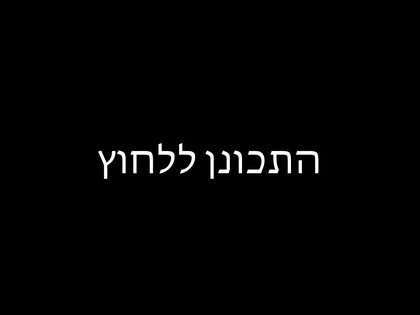
%> input picture Instructions/getready2sqeez_male.jpg, 420 x 315 px, shrunk from 960 x 720 before the run
$ octave load_instruction_images.m   (GNU Octave 9; MATLAB toolbox functions it lacks are replaced by stand-ins)
%> lines starting %> are read from the running program, lines starting %| are printed output that depends on the picture
%%%load_instructions_images
instrct_getready2sqeez_male=imread([pwd '/Instructions/getready2sqeez_male.jpg']);
%> instrct_getready2sqeez_male is the input picture: size 315x420x3 uint8; min 0, max 255, mean 3
instrct_getready2sqeez_female=imread([pwd '/Instructions/getready2sqeez_female.jpg']);
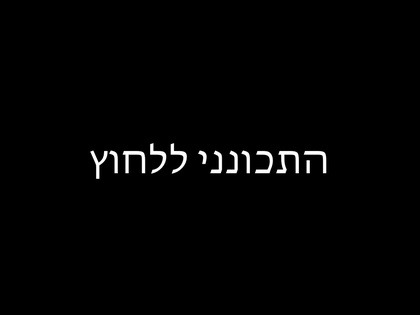
%> input picture Instructions/getready2sqeez_female.jpg, 420 x 315 px, shrunk from 960 x 720 before the run
%> instrct_getready2sqeez_female is the input picture: size 315x420x3 uint8; min 0, max 255, mean 3.2
instrct_calibration=imread([pwd '/Instructions/calibration.jpg']);
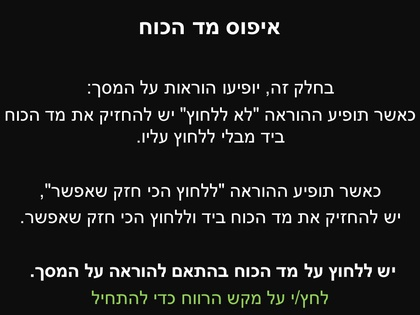
%> input picture Instructions/calibration.jpg, 420 x 315 px, shrunk from 960 x 720 before the run
%> instrct_calibration is the input picture: size 315x420x3 uint8; mean R, G, B 26.2, 26.6, 25.9
instrct_dont_squeez=imread([pwd '/Instructions/dont_squeez.jpg']);
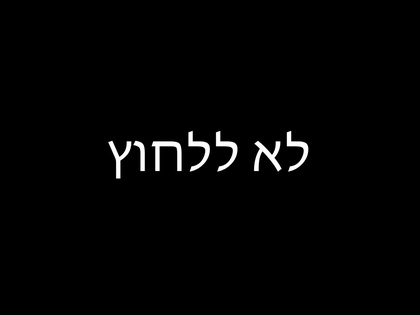
%> input picture Instructions/dont_squeez.jpg, 420 x 315 px, shrunk from 960 x 720 before the run
%> instrct_dont_squeez is the input picture: size 315x420x3 uint8; min 0, max 255, mean 3.7
instrct_introduction=imread([pwd '/Instructions/introduction.jpg']);
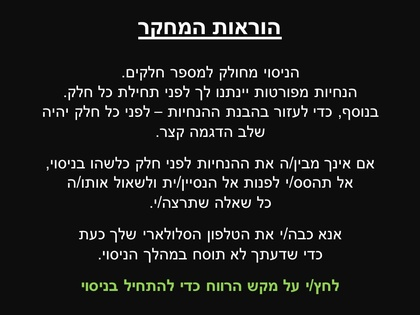
%> input picture Instructions/introduction.jpg, 420 x 315 px, shrunk from 960 x 720 before the run
%> instrct_introduction is the input picture: size 315x420x3 uint8; mean R, G, B 26.4, 26.9, 26.1
instrct_practice=imread([pwd '/Instructions/practice.jpg']);
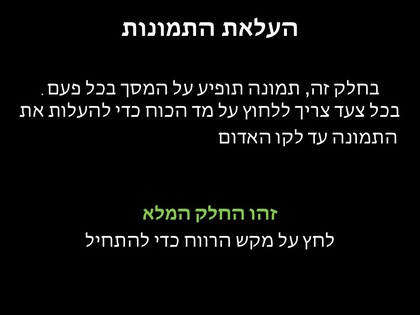
%> input picture Instructions/practice.jpg, 420 x 315 px, shrunk from 960 x 720 before the run
%> instrct_practice is the input picture: size 315x420x3 uint8; mean R, G, B 10.2, 10.5, 10
%> (the run ends here)
